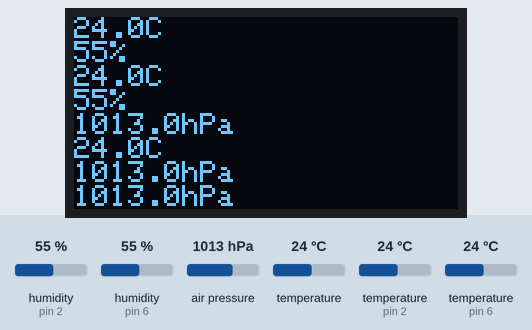
This sketch was run on a simulated Arduino Uno, built with avr-gcc and run on an emulated ATmega328P. Shown: 128×64 one-colour display. The inputs (shaded band) are chosen by the test bench; at power-on: humidity (sensors on pin 2, pin 6) 55 %, air pressure 1013 hPa, temperature 24 °C, temperature (sensors on pin 2, pin 6) 24 °C. The display library's start-up logo is not drawn; what the sketch prints to the serial monitor is not drawn.

Above: at 0.2 s.
At 10.2 s:
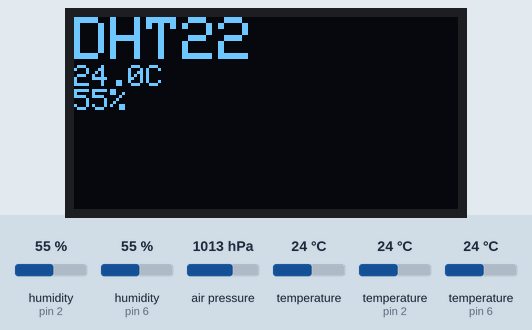
At 15.3 s:
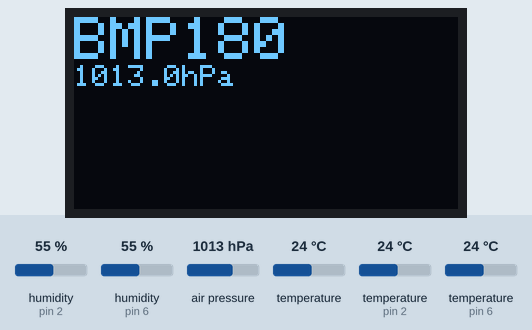
At 20.3 s:
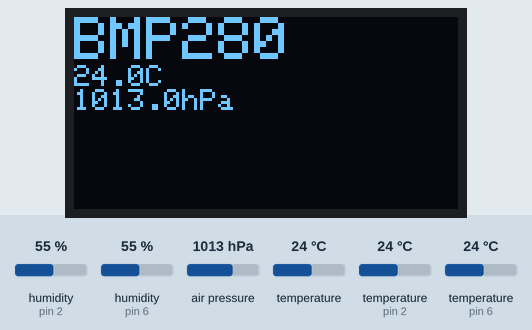
At 25.3 s:
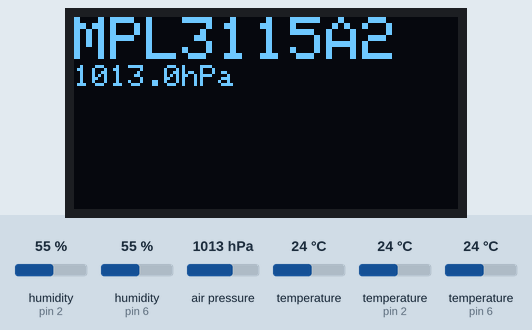
At 35.4 s:
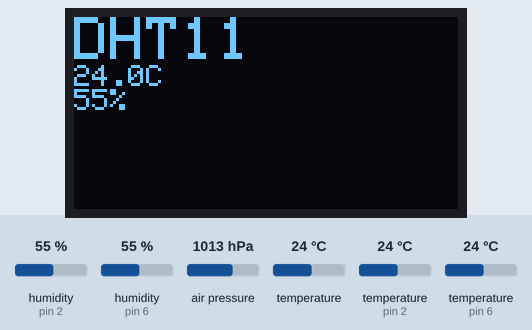

The sketch:

Prototype.ino
```cpp
#include <SPI.h>
#include <Wire.h>
#include "BMP180Wrapper.h"
#include "BMP280Wrapper.h"
#include "MPL3115A2Wrapper.h"
#include <Adafruit_GFX.h>
#include <Adafruit_SSD1306.h>
#include "DHT11Wrapper.h"


void printSerial();
void printOled();
void printDHT11();
void printDHT22();
void printBMP180();
void printBMP280();
void printMPL3115A2();

void takeMeasurement();
void printTemperatureOled(int temp);
void printHumidityOled(int humidity);
void printPressureOled(int pressure);

void printTemperature(int temp);
void printHumidity(int humidity);
void printPressure(int pressure);

namespace
{
constexpr uint8_t DHT11PIN = 6;
constexpr uint8_t DHT22PIN = 2;

constexpr uint8_t DHT11TYPE = 11;
constexpr uint8_t DHT22TYPE = 22;

constexpr uint8_t SCREEN_WIDTH = 128; // OLED display width, in pixels
constexpr uint8_t SCREEN_HEIGHT = 64; // OLED display height, in pixels

// Declaration for SSD1306 display connected using software SPI (default case):
constexpr uint8_t OLED_MOSI  = 11;
constexpr uint8_t OLED_CLK   = 12;
constexpr uint8_t OLED_DC    = 9;
constexpr uint8_t OLED_CS    = 8;
constexpr uint8_t OLED_RESET = 10;

constexpr char measTypes[] = {TEMPERATURE, HUMIDITY, PRESSURE};
constexpr uint8_t numAdapters = 5;
constexpr uint8_t numMeasurementsFunctions = 3;

using MeasFunction = void (*)(int);
MeasFunction measFunctions[3];
}

Adafruit_SSD1306 display(SCREEN_WIDTH, SCREEN_HEIGHT,
  OLED_MOSI, OLED_CLK, OLED_DC, OLED_RESET, OLED_CS);

BMP180Wrapper        bmp180;
BMP280Wrapper        bmp280;
MPL3115A2Wrapper     mpl3115a2;
DHTWrapper           dht11 = DHTWrapper(DHT11PIN, DHT11TYPE);
DHTWrapper           dht22 = DHTWrapper(DHT22PIN, DHT22TYPE);

SensorWrapper* SensorTab[numAdapters];


void setup()
{
  Serial.begin(9600);
  Serial.println(F("Begin"));

  SensorTab[0] = &dht11;
  SensorTab[1] = &dht22;
  SensorTab[2] = &bmp180;
  SensorTab[3] = &bmp280;
  SensorTab[4] = &mpl3115a2;

  SensorTab[0]->begin();
  SensorTab[1]->begin();
  SensorTab[2]->begin();
  SensorTab[3]->begin();
  SensorTab[4]->begin();

  if(!display.begin(SSD1306_SWITCHCAPVCC))
  {
    Serial.println(F("SSD1306 allocation failed"));
    while(1){};
  }
  display.display();
}

void loop()
{
  takeMeasurement();
  printSerial();
  printOled();
  delay(5000);
  printDHT11();
  printDHT22();
  printBMP180();
  printBMP280();
  printMPL3115A2();
}

void takeMeasurement()
{
  SensorTab[0]->takeMeasurement();
  SensorTab[1]->takeMeasurement();
  SensorTab[2]->takeMeasurement();
  SensorTab[3]->takeMeasurement();
  SensorTab[4]->takeMeasurement();
}

void printMeasurements()
{
  for(uint8_t i = 0; i < numAdapters; i++)
  {
    auto measurementData = SensorTab[i]->getData();
    MeasurementTypePtr measType = reinterpret_cast<MeasurementTypePtr>(measurementData);
    MeasurementDataPtr measData = reinterpret_cast<MeasurementDataPtr>(measurementData + 1);

    for(uint8_t j = 0; j < numMeasurementsFunctions; j++)
    {
      if(measTypes[j] & *measType)
      {
        measFunctions[j](*measData);
        measData++;
      }
    }
  }
}

void printSerial()
{
  measFunctions[0] = printTemperature;
  measFunctions[1] = printHumidity;
  measFunctions[2] = printPressure;
  printMeasurements();
}

void printOled()
{

  measFunctions[0] = printTemperatureOled;
  measFunctions[1] = printHumidityOled;
  measFunctions[2] = printPressureOled;
  display.clearDisplay();
  display.setTextSize(1);
  display.setTextColor(WHITE);
  display.setCursor(0,0);
  printMeasurements();
  display.display();
}

void printDHT11()
{
  display.clearDisplay();
  display.setTextSize(2);
  display.setTextColor(WHITE);
  display.setCursor(0,0);
  display.println(F("DHT11"));
  display.setTextSize(1);

  MeasurementDataPtr measData = reinterpret_cast<MeasurementDataPtr>(SensorTab[0]->getData() + 1);
  printTemperatureOled(*(measData++));
  printHumidityOled(*measData);
  display.display();
  delay(5000);
}

void printDHT22()
{
  display.clearDisplay();
  display.setTextSize(2);
  display.setTextColor(WHITE);
  display.setCursor(0,0);
  display.println(F("DHT22"));
  display.setTextSize(1);

  MeasurementDataPtr measData = reinterpret_cast<MeasurementDataPtr>(SensorTab[1]->getData() + 1);
  printTemperatureOled(*(measData++));
  printHumidityOled(*measData);
  display.display();
  delay(5000);
}

void printBMP180()
{
  display.clearDisplay();
  display.setTextSize(2);
  display.setTextColor(WHITE);
  display.setCursor(0,0);
  display.println(F("BMP180"));
  display.setTextSize(1);

  MeasurementDataPtr measData = reinterpret_cast<MeasurementDataPtr>(SensorTab[2]->getData() + 1);
  printPressureOled(*measData);
  display.display();
  delay(5000);
}

void printBMP280()
{
  display.clearDisplay();
  display.setTextSize(2);
  display.setTextColor(WHITE);
  display.setCursor(0,0);
  display.println(F("BMP280"));
  display.setTextSize(1);

  MeasurementDataPtr measData = reinterpret_cast<MeasurementDataPtr>(SensorTab[3]->getData() + 1);
  printTemperatureOled(*(measData++));
  printPressureOled(*measData);
  display.display();
  delay(5000);
}

void printMPL3115A2()
{
  display.clearDisplay();
  display.setTextSize(2);
  display.setTextColor(WHITE);
  display.setCursor(0,0);
  display.println(F("MPL3115A2"));
  display.setTextSize(1);

  MeasurementDataPtr measData = reinterpret_cast<MeasurementDataPtr>(SensorTab[4]->getData() + 1);
  printPressureOled(*measData);
  display.display();
  delay(5000);
}

void printTemperature(int temp)
{
  Serial.print(decompressTemperature(temp), 1); Serial.println(F("C"));
}

void printHumidity(int humidity)
{
  Serial.print(humidity); Serial.println(F("%"));
}

void printPressure(int pressure)
{
  Serial.print(decompressPressure(pressure), 1); Serial.println(F("hPa"));
}

void printTemperatureOled(int temp)
{
  display.print(decompressTemperature(temp), 1); display.println(F("C"));
}

void printHumidityOled(int humidity)
{
  display.print(humidity); display.println(F("%"));
}

void printPressureOled(int pressure)
{
  display.print(decompressPressure(pressure), 1); display.println(F("hPa"));
}
```

BMP180Wrapper.h
```cpp
#pragma once
#include "SensorWrapper.h"
#include <Adafruit_BMP085.h>

class BMP180Wrapper : public SensorWrapper
{
public:
	BMP180Wrapper()
	{
    data[0] = PRESSURE;
	}

	void takeMeasurement() override
	{
    MeasurementDataPtr measData = reinterpret_cast<MeasurementDataPtr>(data + 1);
    *measData = compressPressure(bmp.readPressure());
	}

  void* const getData()
  {
    return static_cast<void*>(data);
  }

	void begin() override
	{
    Serial.println(F("BMP180 begin"));
		if(not bmp.begin())
		{
      Serial.println(F("BMP180 fail"));
			while(true){}
		}
	}

private:
  char data[3];
	Adafruit_BMP085 bmp;
};
```

BMP280Wrapper.h
```cpp
#pragma once
#include "SensorWrapper.h"
#include <SPI.h>
#include <Adafruit_Sensor.h>
#include <Adafruit_BMP280.h>

class BMP280Wrapper : public SensorWrapper
{
public:
	BMP280Wrapper()
	{
    data[0] = PRESSURE + TEMPERATURE;
	}

	void takeMeasurement() override
	{
    MeasurementDataPtr measData = reinterpret_cast<MeasurementDataPtr>(data + 1);
    *(measData++) = compressTemperature(bmp.readTemperature());
    *measData = compressPressure(bmp.readPressure());
	}

  void* const getData()
  {
    return static_cast<void*>(data);
  }

	void begin() override
	{
    Serial.println(F("BMP280 begin"));
		if(not bmp.begin(0x76))
		{
      Serial.println(F("BMP280 fail"));
			while(true){}
		}
	}

private:
  char data[5];
	Adafruit_BMP280 bmp;
};
```

DHT11Wrapper.h
```cpp
#pragma once
#include "SensorWrapper.h"
#include "DHT.h"

class DHTWrapper : public SensorWrapper
{
public:
	DHTWrapper(const uint8_t dhtPin, const uint8_t dhtType): dht(DHT(dhtPin, dhtType))
	{
    data[0] = TEMPERATURE + HUMIDITY;
	}

	void takeMeasurement() override
	{
    MeasurementDataPtr measData = reinterpret_cast<MeasurementDataPtr>(data + 1);
    *measData = compressTemperature(dht.readTemperature());
    *(measData + 1) = static_cast<int>(dht.readHumidity());
	}

  void* const getData()
  {
    return static_cast<void*>(data);
  }

	void begin() override
	{
    Serial.println(F("DHT11 begin"));
		dht.begin();
	}
private:
  char data[5];
	DHT dht;
};
```

MPL3115A2Wrapper.h
```cpp
#pragma once
#include "SensorWrapper.h"
#include <Adafruit_MPL3115A2.h>

class MPL3115A2Wrapper : public SensorWrapper
{
public:
	MPL3115A2Wrapper()
	{
    data[0] = PRESSURE;
	}

	void takeMeasurement() override
	{
    MeasurementDataPtr measData = reinterpret_cast<MeasurementDataPtr>(data + 1);
    *measData = compressPressure(mpl.getPressure());
	}

  void* const getData()
  {
    return static_cast<void*>(data);
  }

	void begin() override
	{
    Serial.println(F("MPL3115A2 begin"));
		if(not mpl.begin())
		{
      Serial.println(F("MPL3115A2 fail"));
			while(true){}
		}
	}
private:
  char data[3];
	Adafruit_MPL3115A2 mpl;
};
```

SensorWrapper.h
```cpp
#pragma once

enum MEASUREMENT
{
  TEMPERATURE = 1,
  HUMIDITY = 2,
  PRESSURE = 4,
};

class SensorWrapper
{
public:
	virtual void takeMeasurement() = 0;
	virtual void begin() = 0;
  virtual void* const getData() = 0;
	virtual ~SensorWrapper() = default;
};

using MeasurementTypePtr = char*;
using MeasurementDataPtr = int*;

int compressTemperature(float rawTemperature)
{
  return static_cast<int>(rawTemperature*100);
}

float decompressTemperature(int temperature)
{
  return temperature/100.;
}

int compressPressure(float rawPressure)
{
  return static_cast<int>(rawPressure/10);
}

float decompressPressure(int pressure)
{
  return pressure/10.;
}
```

Measured:
- what the display in image 0 shows lasts 5.1 s, from 0.1 s to 5.2 s
- what the display in image 4 shows lasts 5.1 s, from 25.3 s to 30.4 s
